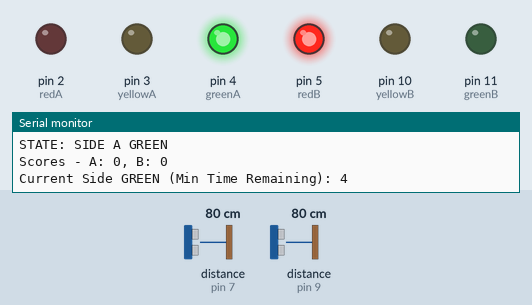
Simulated run of this sketch. Board: Arduino Uno, built with avr-gcc and run on an emulated ATmega328P. Parts: output pins drawn as LEDs (lit = HIGH), the last lines printed to the serial monitor. Wiring (inferred from the names in the program): 2 × ultrasonic range finder: trigger pin 6, echo pin 7 / trigger pin 8, echo pin 9. Inputs (shaded band) come from the test bench; at power-on: distance to the obstacle (sensors on pin 9, pin 7) 80 cm. The echo pulse lasts 58.3 µs per cm; pins used as bus, display or sensor lines are not drawn.

Above: at 1.2 s.
1.3 s: distance to the obstacle (sensor on pin 9) set to 2 cm
2.8 s: distance to the obstacle (sensor on pin 7) set to 68 cm
At 3.7 s:
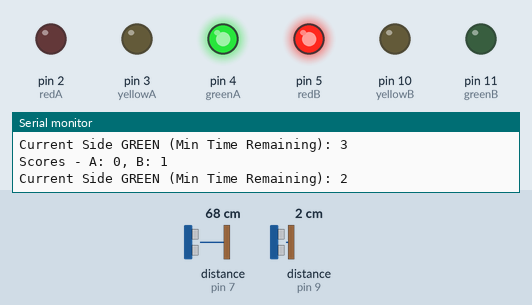
5.8 s: distance to the obstacle (sensor on pin 7) set to 120 cm
At 6.9 s:
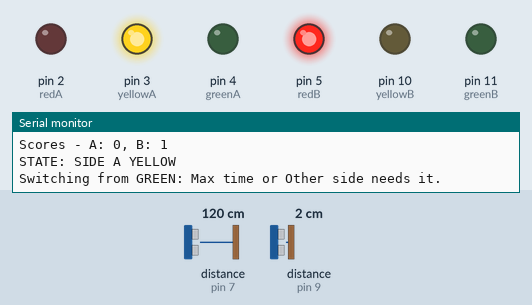
At 10.3 s:
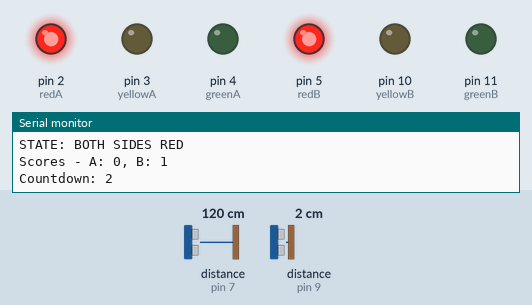
Timing chart, 0 to 38.5 s (numbered marks = the images above; inputs shaded):
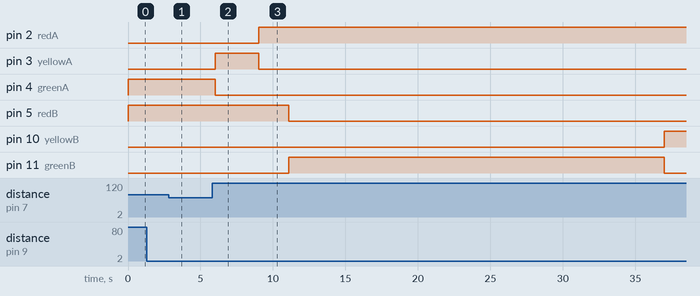

The sketch:

Smart_Traffic_light_system.ino
```cpp
// === Enums ===
enum Direction { SIDE_A, SIDE_B };
enum Phase { GREEN_PHASE, YELLOW_PHASE, ALL_RED_PHASE };

// === Function Prototypes ===
void setState(Direction side, Phase phase);
void switchToNextSide();
int getDistance(int trigPin, int echoPin);
void updateTrafficScores();

// === Sensor Pins ===
const int trigPinA = 6, echoPinA = 7;
const int trigPinB = 8, echoPinB = 9;

// === LED Pins for Side A ===
const int redA = 2;
const int yellowA = 3;
const int greenA = 4;

// === LED Pins for Side B ===
const int redB = 5;
const int yellowB = 10;
const int greenB = 11;

// === Variables ===
Direction currentSide = SIDE_A;
Phase currentPhase = GREEN_PHASE;

unsigned long previousMillis = 0; // For 1-second interval updates (for countdowns and main loop print)
unsigned long currentPhaseStartTime = 0; // To track how long the current phase has been active
unsigned long lastScoreUpdateTime = 0;  // To control how often scores are updated

int countdown = 0; // For Yellow/All-Red phases countdown display
int lastPrintedGreenTime = -1; // To store the last printed green time to avoid redundant prints

// --- Traffic Scoring Variables ---
int trafficScoreA = 0;
int trafficScoreB = 0;
bool wasCarDetectedA = false; // To detect rising edge (new car detected) for Side A
bool wasCarDetectedB = false; // To detect rising edge (new car detected) for Side B

// === Timing Constants (in milliseconds) ===
const unsigned long yellowDuration = 3000;      // Yellow time (3 seconds)
const unsigned long allRedDuration = 2000;      // All Red time (2 seconds)
const unsigned long minGreenDuration = 5000;    // Minimum green time (5 seconds)
const unsigned long maxGreenDuration = 25000;   // Maximum green time (25 seconds)

// Interval for updating traffic scores when a side is red
const unsigned long scoreUpdateInterval = 100; // Check for cars more frequently (every 100ms)

const int carDetectionThreshold = 70; // cm - Distance at which a car is considered detected (adjust if needed)

void setup() {
  pinMode(trigPinA, OUTPUT); pinMode(echoPinA, INPUT);
  pinMode(trigPinB, OUTPUT); pinMode(echoPinB, INPUT);

  pinMode(redA, OUTPUT); pinMode(yellowA, OUTPUT); pinMode(greenA, OUTPUT);
  pinMode(redB, OUTPUT); pinMode(yellowB, OUTPUT); pinMode(greenB, OUTPUT);

  Serial.begin(9600);
  Serial.println("Traffic Light System Initialized.");
  setState(SIDE_A, GREEN_PHASE); // Start with Side A GREEN
}

void loop() {
  unsigned long currentMillis = millis();

  // --- Update Traffic Scores (High Frequency) ---
  // This runs regardless of current phase to always monitor traffic on red lights
  if (currentMillis - lastScoreUpdateTime >= scoreUpdateInterval) {
    lastScoreUpdateTime = currentMillis;
    updateTrafficScores(); // Update scores for the side(s) that are currently red
  }

  // --- Handle Phase Transitions and Serial Output (Once per second) ---
  if (currentMillis - previousMillis >= 1000) {
    previousMillis = currentMillis; // Update previousMillis for the next second tick

    Serial.print("Scores - A: "); Serial.print(trafficScoreA);
    Serial.print(", B: "); Serial.println(trafficScoreB);

    if (currentPhase == GREEN_PHASE) {
      unsigned long elapsedGreenTime = currentMillis - currentPhaseStartTime;
      int remainingTimeSeconds; // For calculating and printing remaining time

      if (elapsedGreenTime < minGreenDuration) {
        remainingTimeSeconds = (minGreenDuration - elapsedGreenTime) / 1000;
        if (remainingTimeSeconds != lastPrintedGreenTime) {
          Serial.print("Current Side GREEN (Min Time Remaining): ");
          Serial.println(remainingTimeSeconds);
          lastPrintedGreenTime = remainingTimeSeconds;
        }
      } else {
        // After minGreenDuration, check if a switch is needed based on other side's traffic
        // Or if maxGreenDuration is reached for the current side

        // Re-read current side's detection to influence extension decision
        bool currentCarDetectedOnCurrentSide;
        if (currentSide == SIDE_A) {
          currentCarDetectedOnCurrentSide = (getDistance(trigPinA, echoPinA) < carDetectionThreshold);
        } else { // SIDE_B
          currentCarDetectedOnCurrentSide = (getDistance(trigPinB, echoPinB) < carDetectionThreshold);
        }

        // Only consider switching if the other side has accumulated traffic
        bool otherSideHasAccumulatedTraffic = (currentSide == SIDE_A && trafficScoreB > 0) ||(currentSide == SIDE_B && trafficScoreA > 0);

        // Conditions to switch from GREEN to YELLOW:
        // 1. Max green duration reached (force switch)
        // 2. Other side has traffic AND current side has no car AND min green duration passed
        //    (This ensures current side only holds green if a car is still present AND
        //     the other side isn't waiting, or if max time reached)
        if (elapsedGreenTime >= maxGreenDuration ||
           (otherSideHasAccumulatedTraffic && !currentCarDetectedOnCurrentSide)) {
             setState(currentSide, YELLOW_PHASE); // Time to switch
             Serial.println("Switching from GREEN: Max time or Other side needs it.");
        } else {
          // Continue green: Current side has car, OR other side has no traffic, OR not at max time
          remainingTimeSeconds = (maxGreenDuration - elapsedGreenTime) / 1000;
          if (remainingTimeSeconds != lastPrintedGreenTime) {
            Serial.print("Current Side GREEN (Waiting for switch or max time): ");
            Serial.println(remainingTimeSeconds);
            lastPrintedGreenTime = remainingTimeSeconds;
          }
        }
      }
    } else { // YELLOW_PHASE or ALL_RED_PHASE
      Serial.print("Countdown: ");
      Serial.println(countdown);
      countdown--;

      if (countdown <= 0) {
        if (currentPhase == YELLOW_PHASE) {
          setState(currentSide, ALL_RED_PHASE);
        } else { // ALL_RED_PHASE
          switchToNextSide(); // After ALL_RED, decide which side gets green
        }
      }
    }
  }
}

int getDistance(int trigPin, int echoPin) {
  // Clear the trigPin by setting it LOW for a moment
  digitalWrite(trigPin, LOW);
  delayMicroseconds(2);
  // Set the trigPin HIGH for 10 microseconds to send a pulse
  digitalWrite(trigPin, HIGH);
  delayMicroseconds(10);
  digitalWrite(trigPin, LOW);

  // Measure the duration of the echo pulse (timeout after 30ms)
  long duration = pulseIn(echoPin, HIGH, 30000);

  // Check for timeout or out-of-range readings
  // 0 duration means timeout (no echo received)
  // Max distance for 30ms timeout is approx (30000 * 0.034 / 2) = 510 cm.
  // 10000 microsecond corresponds to about 170 cm. Anything much higher
  // means the object is likely out of the useful detection range or there's noise.
  if (duration == 0 || duration > 10000) return 999;

  // Calculate distance in cm (Speed of sound = 0.034 cm/microsecond)
  int distance = duration * 0.034 / 2;
  return distance;
}

// Function to update traffic scores based on sensor readings
void updateTrafficScores() {
  // Read current detection status for both sides
  bool currentCarDetectedA = (getDistance(trigPinA, echoPinA) < carDetectionThreshold);
  bool currentCarDetectedB = (getDistance(trigPinB, echoPinB) < carDetectionThreshold);

  // --- Logic for Side A's Score ---
  // Only accumulate score for Side A if it is currently RED or during ALL_RED
  if (currentSide == SIDE_B || currentPhase == ALL_RED_PHASE) {
    if (currentCarDetectedA && !wasCarDetectedA) { // Detect a rising edge (car just appeared)
      trafficScoreA++;
      Serial.print("!New car on Side A! Score A: "); Serial.println(trafficScoreA);
    }
    wasCarDetectedA = currentCarDetectedA; // Update previous state
  } else { // Side A is green, so reset its score
    if (trafficScoreA > 0) {
      Serial.println("Side A went GREEN, Resetting Score A.");
    }
    trafficScoreA = 0;
  }

  // --- Logic for Side B's Score ---
  // Only accumulate score for Side B if it is currently RED or during ALL_RED
  if (currentSide == SIDE_A || currentPhase == ALL_RED_PHASE) {
    if (currentCarDetectedB && !wasCarDetectedB) { // Detect a rising edge (car just appeared)
      trafficScoreB++;
      Serial.print("!New car on Side B! Score B: "); Serial.println(trafficScoreB);
    }
    wasCarDetectedB = currentCarDetectedB; // Update previous state
  } else { // Side B is green, so reset its score
    if (trafficScoreB > 0) {
      Serial.println("Side B went GREEN, Resetting Score B.");
    }
    trafficScoreB = 0;
  }
}

void switchToNextSide() {
  Serial.println("Deciding next green light...");
  Serial.print("Final Scores - A: "); Serial.print(trafficScoreA);
  Serial.print(", B: "); Serial.println(trafficScoreB);

  Direction nextSide;

  if (trafficScoreA > trafficScoreB) {
    nextSide = SIDE_A;
    Serial.println("Side A has more traffic. Switching to SIDE A.");
  } else if (trafficScoreB > trafficScoreA) {
    nextSide = SIDE_B;
    Serial.println("Side B has more traffic. Switching to SIDE B.");
  } else {
    // If scores are equal, alternate from the side that just had green.
    // This ensures fair rotation even with no traffic or equal traffic.
    if (currentSide == SIDE_A) { // If A was just green, then B goes next
      nextSide = SIDE_B;
      Serial.println("Scores equal. Alternating to SIDE B.");
    } else { // If B was just green, then A goes next
      nextSide = SIDE_A;
      Serial.println("Scores equal. Alternating to SIDE A.");
    }
  }

  // Reset scores after deciding the next green light
  trafficScoreA = 0;
  trafficScoreB = 0;

  setState(nextSide, GREEN_PHASE);
}

void setState(Direction side, Phase phase) {
  // Turn off all LEDs first for a clean state transition
  digitalWrite(redA, LOW); digitalWrite(yellowA, LOW); digitalWrite(greenA, LOW);
  digitalWrite(redB, LOW); digitalWrite(yellowB, LOW); digitalWrite(greenB, LOW);

  currentSide = side;
  currentPhase = phase;
  currentPhaseStartTime = millis(); // Reset phase start time for the new phase
  lastPrintedGreenTime = -1; // Reset this so the first print for the new green phase appears

  if (phase == ALL_RED_PHASE) {
    digitalWrite(redA, HIGH);
    digitalWrite(redB, HIGH);
    countdown = allRedDuration / 1000; // Convert ms to seconds for countdown display
    Serial.println("STATE: BOTH SIDES RED");
  } else if (side == SIDE_A) {
    if (phase == GREEN_PHASE) {
      digitalWrite(greenA, HIGH);
      digitalWrite(redB, HIGH); // Side B is RED when Side A is GREEN
      Serial.println("STATE: SIDE A GREEN");
      // Green duration is dynamic, managed in loop()
    } else { // YELLOW_PHASE
      digitalWrite(yellowA, HIGH);
      digitalWrite(redB, HIGH); // Side B remains RED during Side A's YELLOW
      countdown = yellowDuration / 1000; // Convert ms to seconds
      Serial.println("STATE: SIDE A YELLOW");
    }
  } else { // SIDE_B
    if (phase == GREEN_PHASE) {
      digitalWrite(greenB, HIGH);
      digitalWrite(redA, HIGH); // Side A is RED when Side B is GREEN
      Serial.println("STATE: SIDE B GREEN");
      // Green duration is dynamic, managed in loop()
    } else { // YELLOW_PHASE
      digitalWrite(yellowB, HIGH);
      digitalWrite(redA, HIGH); // Side A remains RED during Side B's YELLOW
      countdown = yellowDuration / 1000; // Convert ms to seconds
      Serial.println("STATE: SIDE B YELLOW");
    }
  }
}
```

Measured:
- after the input at 2.8 s, pin 3 (yellowA): stays LOW (without the input it goes to HIGH after 2.2 s); pin 4 (greenA): stays HIGH (without the input it goes to LOW after 2.2 s)
- after the input at 5.8 s, pin 2 (redA): LOW → HIGH after 3.2 s instead of 22.2 s; pin 4 (greenA): HIGH → LOW after 0.22 s instead of 19.2 s; pin 5 (redB): HIGH → LOW after 5.3 s instead of 24.3 s; pin 10 (yellowB): LOW → HIGH after 31.2 s; pin 11 (greenB): LOW → HIGH after 5.3 s instead of 24.3 s
